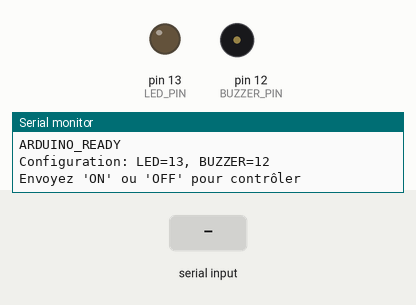
Recording of a sketch running on a simulated Arduino Uno, built with avr-gcc and run on an emulated ATmega328P. Shown: output pins drawn as LEDs (lit = HIGH), buzzer (waves = sounding, pin HIGH), the last lines printed to the serial monitor. Inputs (shaded band) come from the test bench.

Above: at 2.2 s.
2.3 s: "ON\n" received over Serial
At 2.7 s:
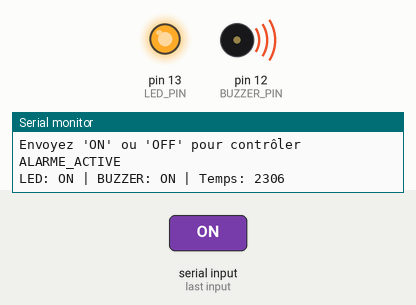
3.8 s: "OFF\n" received over Serial
At 5.2 s:
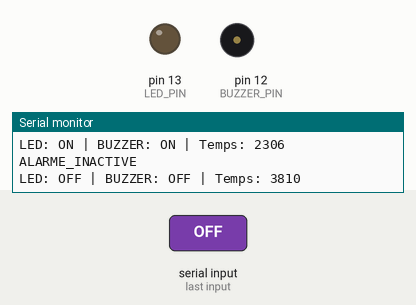
Timing chart, 0 to 6.8 s (numbered marks = the images above; inputs shaded):
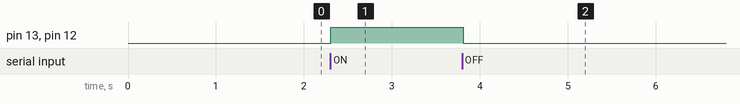

The sketch:

arduino_code.ino
```cpp
/*
 * CONTRÔLE LED + BUZZER DEPUIS PYTHON VIA SÉRIE
 * ================================================
 *
 * Ce code Arduino reçoit des commandes via port série
 * pour activer/désactiver une LED et un buzzer.
 *
 * BRANCHEMENT:
 * -----------
 * LED:
 *   - Broche positive: Pin 13 (ou modifier LED_PIN)
 *   - Broche négative: GND
 *   - Résistance: 220Ω entre pin et LED
 *
 * BUZZER:
 *   - Broche positive: Pin 12 (ou modifier BUZZER_PIN)
 *   - Broche négative: GND
 *   - Résistance (optionnel): 100Ω
 *
 * PROTOCOLE SÉRIE:
 * ----------------
 * Réception: "ON\n" ou "OFF\n"
 * Envoi: "LED:ON\n" ou "LED:OFF\n"
 * Vitesse: 9600 baud
 */

// ============= CONFIGURATION DES BROCHES =============
const int LED_PIN = 13;      // Broche pour la LED (PWM: 3, 5, 6, 9, 10, 11)
const int BUZZER_PIN = 12;   // Broche pour le buzzer (PWM: 3, 5, 6, 9, 10, 11)

// ============= VARIABLES D'ÉTAT =============
bool alarm_active = false;
unsigned long last_command_time = 0;
const unsigned long COMMAND_TIMEOUT = 5000;  // Timeout 5 secondes

// ============= SETUP =============
void setup() {
  // Initialise les broches
  pinMode(LED_PIN, OUTPUT);
  pinMode(BUZZER_PIN, OUTPUT);

  // Broches au repos
  digitalWrite(LED_PIN, LOW);
  digitalWrite(BUZZER_PIN, LOW);

  // Initialise la liaison série
  Serial.begin(9600);

  // Message de démarrage
  delay(1000);  // Attendez que Arduino redémarre
  Serial.println("ARDUINO_READY");
  Serial.println("Configuration: LED=13, BUZZER=12");
  Serial.println("Envoyez 'ON' ou 'OFF' pour contrôler");
}

// ============= BOUCLE PRINCIPALE =============
void loop() {
  // Vérifie les données reçues
  if (Serial.available() > 0) {
    String command = Serial.readStringUntil('\n');
    command.trim();  // Enlève les espaces
    command.toUpperCase();  // Convertit en majuscules

    last_command_time = millis();

    // Traite la commande
    if (command == "ON") {
      activateAlarm();
    }
    else if (command == "OFF") {
      deactivateAlarm();
    }
    else if (command == "STATUS") {
      sendStatus();
    }
    else if (command == "TEST") {
      testAlarm();
    }
    else {
      Serial.println("ERREUR: Commande inconnue - Utilisez ON, OFF, STATUS ou TEST");
    }
  }

  // Sécurité: désactive l'alarme si pas de commande depuis longtemps
  if (alarm_active && (millis() - last_command_time) > COMMAND_TIMEOUT) {
    Serial.println("TIMEOUT: Alarme désactivée automatiquement");
    deactivateAlarm();
  }

  delay(10);  // Petit délai pour éviter surcharge CPU
}

// ============= FONCTIONS =============

void activateAlarm() {
  if (!alarm_active) {
    digitalWrite(LED_PIN, HIGH);      // Allume la LED
    digitalWrite(BUZZER_PIN, HIGH);   // Active le buzzer
    alarm_active = true;

    Serial.println("ALARME_ACTIVE");
    Serial.print("LED: ON | BUZZER: ON | Temps: ");
    Serial.println(millis());
  }
}

void deactivateAlarm() {
  if (alarm_active) {
    digitalWrite(LED_PIN, LOW);       // Éteint la LED
    digitalWrite(BUZZER_PIN, LOW);    // Désactive le buzzer
    alarm_active = false;

    Serial.println("ALARME_INACTIVE");
    Serial.print("LED: OFF | BUZZER: OFF | Temps: ");
    Serial.println(millis());
  }
}

void sendStatus() {
  Serial.print("STATUS: ");
  Serial.print("LED=");
  Serial.print(digitalRead(LED_PIN) ? "ON" : "OFF");
  Serial.print(" | BUZZER=");
  Serial.println(digitalRead(BUZZER_PIN) ? "ON" : "OFF");
}

void testAlarm() {
  Serial.println("TEST: Activation pendant 2 secondes...");
  activateAlarm();
  delay(2000);
  deactivateAlarm();
  Serial.println("TEST: Terminé");
}

// ============= VERSION PWM (OPTIONNEL) =============
/*
 * Pour contrôler l'intensité avec PWM (Pulse Width Modulation),
 * utilisez ces fonctions à la place:

void activateAlarmPWM(int led_brightness = 255, int buzzer_volume = 255) {
  analogWrite(LED_PIN, led_brightness);
  analogWrite(BUZZER_PIN, buzzer_volume);
  alarm_active = true;
  Serial.print("ALARME_PWM: LED=");
  Serial.print(led_brightness);
  Serial.print(" BUZZER=");
  Serial.println(buzzer_volume);
}

void deactivateAlarmPWM() {
  analogWrite(LED_PIN, 0);
  analogWrite(BUZZER_PIN, 0);
  alarm_active = false;
  Serial.println("ALARME_PWM_OFF");
}

 * Dans setup(), remplacez pinMode par:
 *   pinMode(LED_PIN, OUTPUT);
 *   pinMode(BUZZER_PIN, OUTPUT);
 */
```

Measured:
- after the input at 2.3 s, pin 13 (LED_PIN), pin 12 (BUZZER_PIN): LOW → HIGH at once
- after the input at 3.8 s, pin 13 (LED_PIN), pin 12 (BUZZER_PIN): HIGH → LOW after 0.01 s instead of 3.5 s
